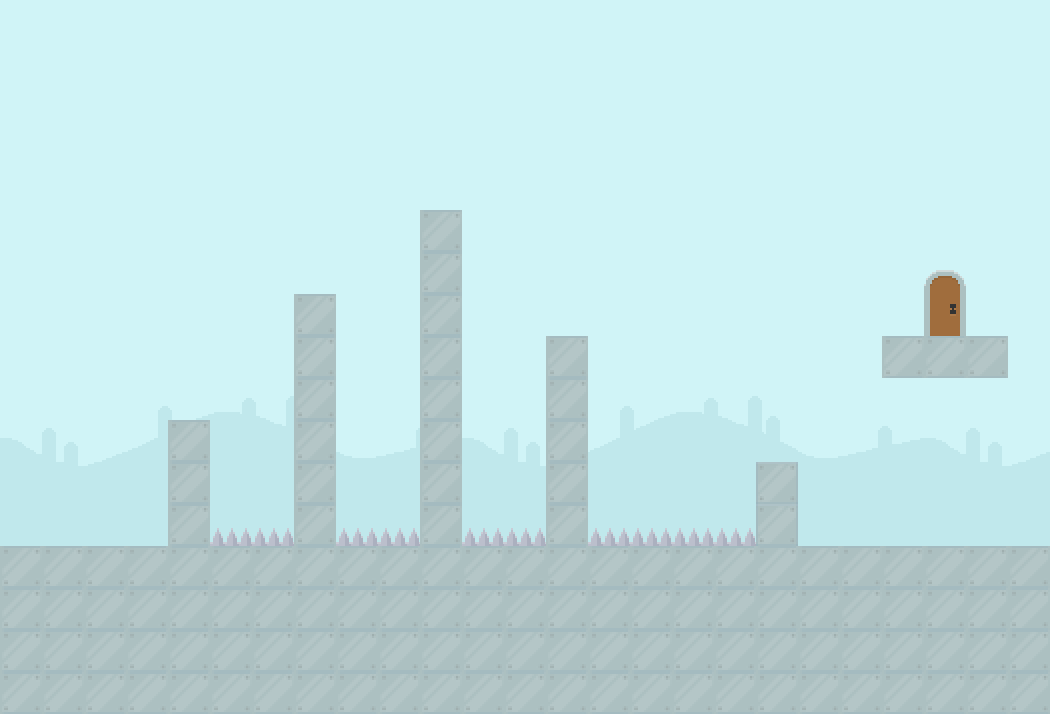

A level layout from a 2D game, rendered from its tile map. Below: a short description, then the map file with its tile-grid data intact:
An orthogonal 25x17 tile map with 42x42 px tiles, 2 tile layers (background, foreground) and 3 objects (player, diamond).

<map version="1.0" tiledversion="1.0.2" orientation="orthogonal" renderorder="right-down" width="25" height="17" tilewidth="42" tileheight="42" nextobjectid="30">
 <tileset firstgid="1" source="tileset.tsx" />
 <layer name="background" width="25" height="17">
  <data encoding="csv">
238,238,238,238,238,238,238,238,238,238,238,238,238,238,238,238,238,238,238,238,238,238,238,238,238,
238,238,238,238,238,238,238,238,238,238,238,238,238,238,238,238,238,238,238,238,238,238,238,238,238,
238,238,238,238,238,238,238,238,238,238,238,238,238,238,238,238,238,238,238,238,238,238,238,238,238,
238,238,238,238,238,238,238,238,238,238,238,238,238,238,238,238,238,238,238,238,238,238,238,238,238,
238,238,238,238,238,238,238,238,238,238,238,238,238,238,238,238,238,238,238,238,238,238,238,238,238,
238,238,238,238,238,238,238,238,238,238,238,238,238,238,238,238,238,238,238,238,238,238,238,238,238,
238,238,238,238,238,238,238,238,238,238,238,238,238,238,238,238,238,238,238,238,238,238,238,238,238,
238,238,238,238,238,238,238,238,238,238,238,238,238,238,238,238,238,238,238,238,238,238,238,238,238,
238,238,238,238,238,238,238,238,238,238,238,238,238,238,238,238,238,238,238,238,238,238,238,238,238,
230,231,232,233,234,235,236,237,238,239,240,230,231,232,233,234,235,236,237,238,239,240,230,231,232,
260,261,262,263,264,265,266,267,268,269,270,260,261,262,263,264,265,266,267,268,269,270,260,261,262,
290,291,292,293,294,295,296,297,298,299,300,290,291,292,293,294,295,296,297,298,299,300,290,291,292,
298,298,298,298,298,298,298,298,298,298,298,298,298,298,298,298,298,298,298,298,298,298,298,298,298,
298,298,298,298,298,298,298,298,298,298,298,298,298,298,298,298,298,298,298,298,298,298,298,298,298,
298,298,298,298,298,298,298,298,298,298,298,298,298,298,298,298,298,298,298,298,298,298,298,298,298,
298,298,298,298,298,298,298,298,298,298,298,298,298,298,298,298,298,298,298,298,298,298,298,298,298,
298,298,298,298,298,298,298,298,298,298,298,298,298,298,298,298,298,298,298,298,298,298,298,298,298
</data>
 </layer>
 <layer name="foreground" width="25" height="17">
  <data encoding="csv">
0,0,0,0,0,0,0,0,0,0,0,0,0,0,0,0,0,0,0,0,0,0,0,0,0,
0,0,0,0,0,0,0,0,0,0,0,0,0,0,0,0,0,0,0,0,0,0,0,0,0,
0,0,0,0,0,0,0,0,0,0,0,0,0,0,0,0,0,0,0,0,0,0,0,0,0,
0,0,0,0,0,0,0,0,0,0,0,0,0,0,0,0,0,0,0,0,0,0,0,0,0,
0,0,0,0,0,0,0,0,0,0,0,0,0,0,0,0,0,0,0,0,0,0,0,0,0,
0,0,0,0,0,0,0,0,0,0,905,0,0,0,0,0,0,0,0,0,0,0,0,0,0,
0,0,0,0,0,0,0,0,0,0,905,0,0,0,0,0,0,0,0,0,0,0,167,0,0,
0,0,0,0,0,0,0,903,0,0,905,0,0,0,0,0,0,0,0,0,0,0,168,0,0,
0,0,0,0,0,0,0,903,0,0,905,0,0,903,0,0,0,0,0,0,0,903,903,903,0,
0,0,0,0,0,0,0,903,0,0,905,0,0,903,0,0,0,0,0,0,0,0,0,0,0,
0,0,0,0,903,0,0,903,0,0,903,0,0,903,0,0,0,0,0,0,0,0,0,0,0,
0,0,0,0,903,0,0,903,0,0,903,0,0,903,0,0,0,0,909,0,0,0,0,0,0,
0,0,0,0,903,119,119,903,119,119,903,119,119,903,119,119,119,119,909,0,0,0,0,0,0,
904,904,904,904,904,904,904,904,904,904,904,904,904,904,904,904,904,904,904,904,904,904,904,904,904,
904,904,904,904,904,904,904,904,904,904,904,904,904,904,904,904,904,904,904,904,904,904,904,904,904,
904,904,904,904,904,904,904,904,904,904,904,904,904,904,904,904,904,904,904,904,904,904,904,904,904,
904,904,904,904,904,904,904,904,904,904,904,904,904,904,904,904,904,904,904,904,904,904,904,904,904
</data>
 </layer>
 <objectgroup name="objects">
  <object id="23" x="546" y="-180" width="2" />
  <object id="26" name="player" type="player" x="74" y="466" width="70" height="72" />
  <object id="29" name="diamond" x="716" y="420" width="40" height="36" />
 </objectgroup>
</map>
